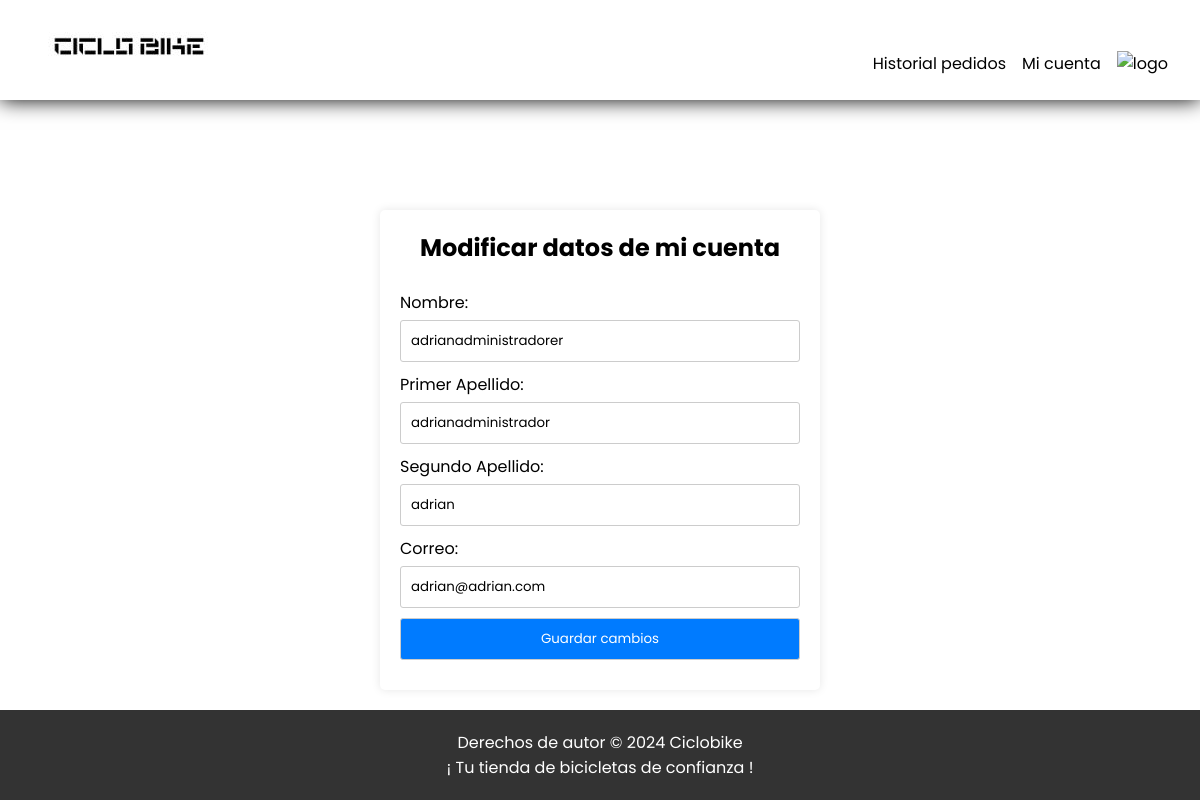
The page /micuenta.php (signed in) on the database its author committed.
### tables this page shows
CREATE TABLE `usuarios` (
  `id` int(11) NOT NULL,
  `nombre` varchar(50) NOT NULL,
  `primer_apellido` varchar(50) NOT NULL,
  `segundo_apellido` varchar(50) NOT NULL,
  `correo` varchar(100) NOT NULL,
  `contrasena` varchar(255) NOT NULL,
  `rol` varchar(50) NOT NULL DEFAULT 'user'
);

### micuenta.php (the view, shortened to what this page needs)
<?php
$conexion = mysqli_connect("localhost", "root", "", "proyect");
$usuario_id = $_SESSION["usuario_id"];
$sql = "SELECT id, nombre, primer_apellido, segundo_apellido, correo FROM usuarios WHERE id = ?";
if ($stmt = mysqli_prepare($conexion, $sql)) {
    mysqli_stmt_bind_param($stmt, "i", $usuario_id);
    if (mysqli_stmt_execute($stmt)) {
        $result = mysqli_stmt_get_result($stmt);
        $usuario = mysqli_fetch_assoc($result);
    } else {
        echo "Error al ejecutar la consulta: " . mysqli_stmt_error($stmt);
    }
} else {
    echo "Error al preparar la consulta: " . mysqli_error($conexion);
}
?>
<!DOCTYPE html>
<html lang="es">
<head>
</head>
<body>
<?php require 'head_user_logeado.php'; ?>
<br><br><br><br><br>
<div class="container">
    <h2>Modificar datos de mi cuenta</h2>
    <br>
    <form action="actualizar_cuenta.php" method="POST">
        <label for="nombre">Nombre:</label>
        <input type="text" name="nombre" value="<?php echo $usuario['nombre']; ?>"><br>
        <label for="primer_apellido">Primer Apellido:</label>
        <input type="text" name="primer_apellido" value="<?php echo $usuario['primer_apellido']; ?>"><br>
        <label for="segundo_apellido">Segundo Apellido:</label>
        <input type="text" name="segundo_apellido" value="<?php echo $usuario['segundo_apellido']; ?>"><br>
        <label for="correo">Correo:</label>
        <input type="email" name="correo" value="<?php echo $usuario['correo']; ?>"><br>
        <input type="submit" value="Guardar cambios">
    </form>
</div>
<?php require 'footer.php'; ?>
</body>
</html>

### micuenta.php (style rules this page uses)
body { font-family: Arial, sans-serif; background-color: #f0f0f0; margin: 0; padding: 0; }
.container { max-width: 400px; margin: 20px auto; background-color: #fff; padding: 20px; border-radius: 5px; box-shadow: 0 0 10px rgba(0, 0, 0, 0.1); }
h2 { text-align: center; }
label { display: block; margin-bottom: 5px; }
input[type="text"], input[type="email"], input[type="submit"] { width: 100%; padding: 10px; margin-bottom: 10px; border: 1px solid #ccc; border-radius: 3px; box-sizing: border-box; }
input[type="submit"] { background-color: #007bff; color: #fff; cursor: pointer; }

### head_user_logeado.php (style rules this page uses)
* { margin: 0; padding: 0; text-decoration: none; border: none; outline: none; color: inherit; list-style: none; font-family: "Poppins"; }
body { background: url("https://s3-us-west-2.amazonaws.com/s.cdpn.io/227389/bg.jpg") #fff; }

### footer.php (style rules this page uses)
body { margin: 0; padding: 0; font-family: Arial, sans-serif; }

### rows shown on the page
usuarios: nombre "adrianadministradorer", primer_apellido "adrianadministrador", segundo_apellido "adrian", correo "adrian@adrian.com"
